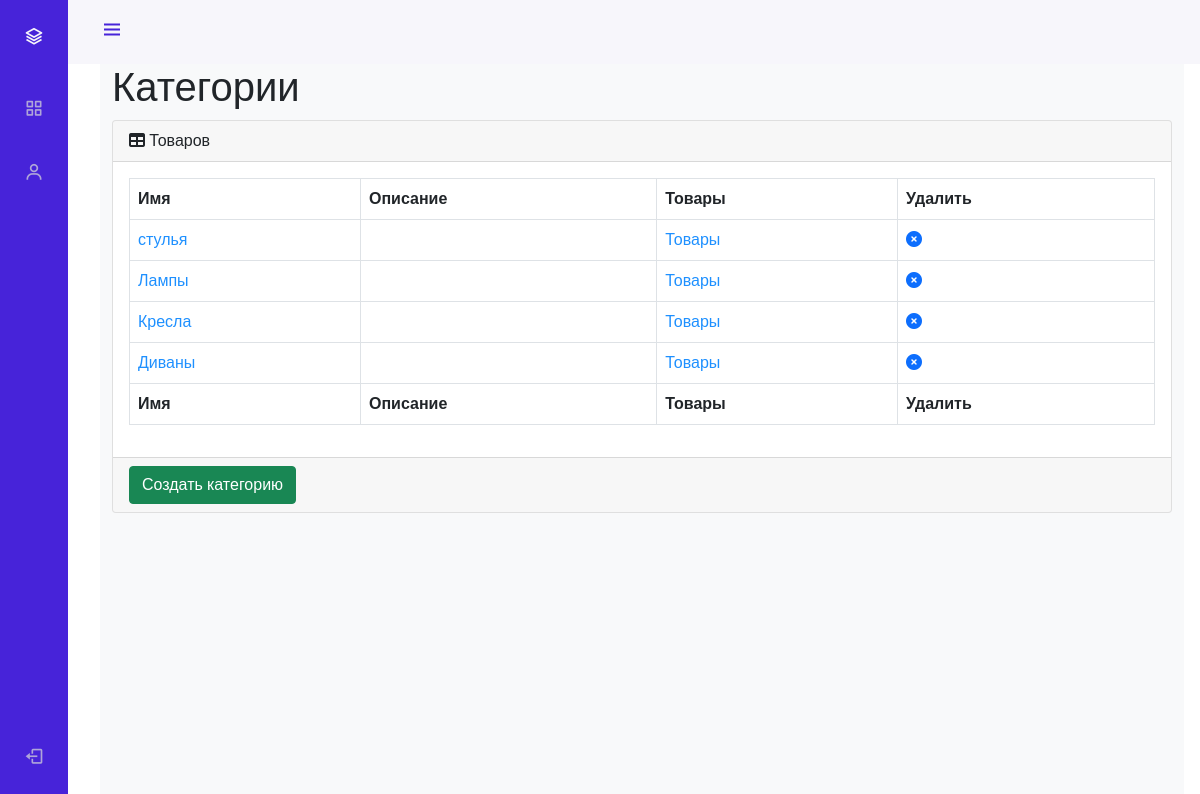
The app's page /admin_stuff/categories/read/ (signed in) with its own data.
### mainapp/models.py (models this page shows, shortened)
class ProductCategory(models.Model):
    name = models.CharField(
        verbose_name='имя',
        max_length=64,
        unique=True
    )
    description = models.TextField(
        verbose_name='описание',
        blank=True
    )
    is_active = models.BooleanField(
        verbose_name='активна',
        default=True
    )

### adminapp/views.py (the view)
# urls.py: path('categories/read/', adminapp.categories, name='categories'),
@user_passes_test(lambda u: u.is_superuser)
def categories(request):
    title = 'админка/категории'
    categories_list = ProductCategory.objects.all()
    context = {
        'title': title,
        'objects': categories_list
    }
    return render(request, 'adminapp/categories.html', context)

### mainapp/context_processors.py (called while the page is built)
def basket(request):
    print(f'context processor basket works')
    basket = []
    if request.user.is_authenticated:
        basket = Basket.objects.filter(user=request.user)
    return {
        'basket': basket,
    }

### adminapp/templates/adminapp/categories.html
{% extends 'adminapp/base.html' %}
{% load static %}
{% block content %}
<main>
    <div class="container-fluid">
        <h1 class="mt-4">Категории</h1>
        <div class="card mb-4">
            <div class="card-header">
                <i class="fas fa-table mr-1"></i>
                Товаров
            </div>
            <div class="card-body">
                <div class="table-responsive">
                    <table class="table table-bordered" id="dataTable" width="100%" cellspacing="0">
                        <thead>
                        <tr>
                            <th>Имя</th>
                            <th>Описание</th>
                            <th>Товары</th>
                            <th>Удалить</th>
                        </tr>
                        </thead>
                        <tfoot>
                        <tr>
                            <th>Имя</th>
                            <th>Описание</th>
                            <th>Товары</th>
                            <th>Удалить</th>
                        </tr>
                        </tfoot>
                        <tbody>
                        {% for item in objects %}
                            <tr {% if not item.is_active %} style="opacity: 0.5; text-decoration: line-through;" {% endif %}>
                                <td><a href="{% url 'admin_stuff:category_update' item.id %}" style="color: dodgerblue">{{ item.name }}</a></td>
                                <td>{{ item.description }}</td>
                                <td><a href="{% url 'admin_stuff:products' item.id %}" style="color: dodgerblue">Товары</a></td>
                                <td>
                                    <a {% if not item.is_active %} class="invisible" {% endif %} href="{% url 'admin_stuff:category_delete' pk=item.id %}">
                                        <i class="fa fa-times-circle"></i>
                                    </a>
                                </td>
                            </tr>
                        {% endfor %}
                        </tbody>
                    </table>
                </div>
            </div>
            <div class="card-footer">
                <a href="{% url 'admin_stuff:category_create' %}">
                    <button class="btn btn-success">Создать категорию</button>
                </a>
            </div>
        </div>
    </div>
</main>
{% endblock %}

### adminapp/static/adminapp/css/style.css (style rules this page uses)
:root { --header-height: 3rem; --nav-width: 68px; --first-color: #4723D9; --first-color-light: #AFA5D9; --white-color: #F7F6FB; --body-font: 'Nunito', sans-serif; --normal-font-size: 1rem; --z-fixed: 100 }
body { position: relative; margin: var(--header-height) 0 0 0; padding: 0 1rem; font-family: var(--body-font); font-size: var(--normal-font-size); transition: .5s }
a { text-decoration: none }
@media screen and (min-width: 768px) { body { margin: calc(var(--header-height) + 1rem) 0 0 0; padding-left: calc(var(--nav-width) + 2rem) } }

### records on screen
ProductCategory: name "стулья"
ProductCategory: name "Лампы"
ProductCategory: name "Кресла"
ProductCategory: name "Диваны"
